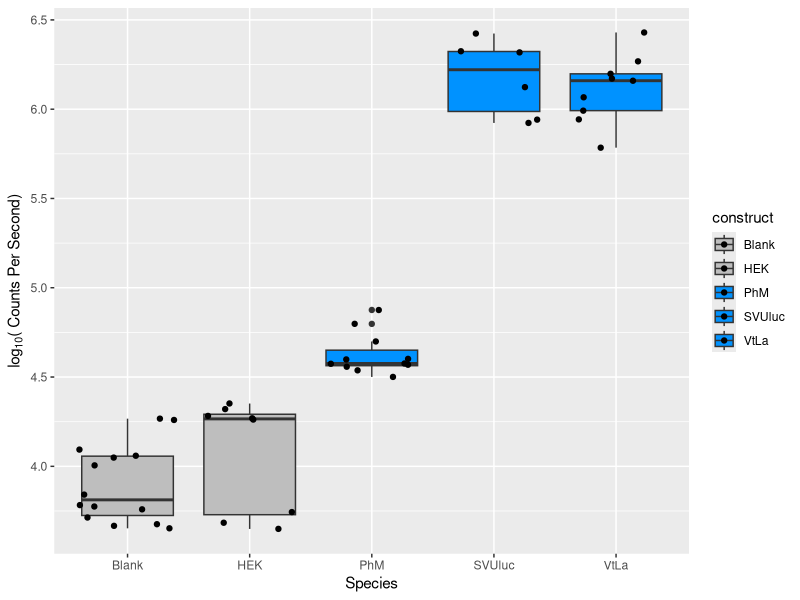

R code for this plot:
library(ggplot2)

maindir <- "~/Documents/GitHub/Cypridinidae_EmissionSpectra/"
setwd(maindir)
data <- read.csv(file="Raw Data/expression-kinetics/2014_mammalian_assays.csv", header=TRUE)
#Add column for dilution*substrate
luciferin <- data$dilution*data$substrate
data2 <- cbind(data,luciferin)
data <- data2

#Subset data. the Soro-luc constructs did not have proper signal peptides
tsuluc <- grep("VtLa", data$construct); tsujii <- data[tsuluc,]; 
pmorluc <- grep("PhM", data$construct); morini <- data[pmorluc,]
svuluc <- grep("SVUluc", data$construct); svu <- data[svuluc,]
blank <- grep("Blank", data$construct); blankcells <- data[blank,]
hek <- grep("HEK", data$construct); hekcells <- data[hek,]
combine <- rbind(tsujii, morini, hekcells, blankcells, svu)
subset(combine, log(luciferin) > 6.5) -> maxluc

ggplot(data=maxluc, aes(x=construct, y=log10(light), fill=construct)) + scale_fill_manual(values=c("grey","grey","#0092ff","#0092ff","#0092ff")) + geom_boxplot() + geom_jitter() + xlab("Species") + ylab(expression('log'[10]*'( Counts Per Second)'))